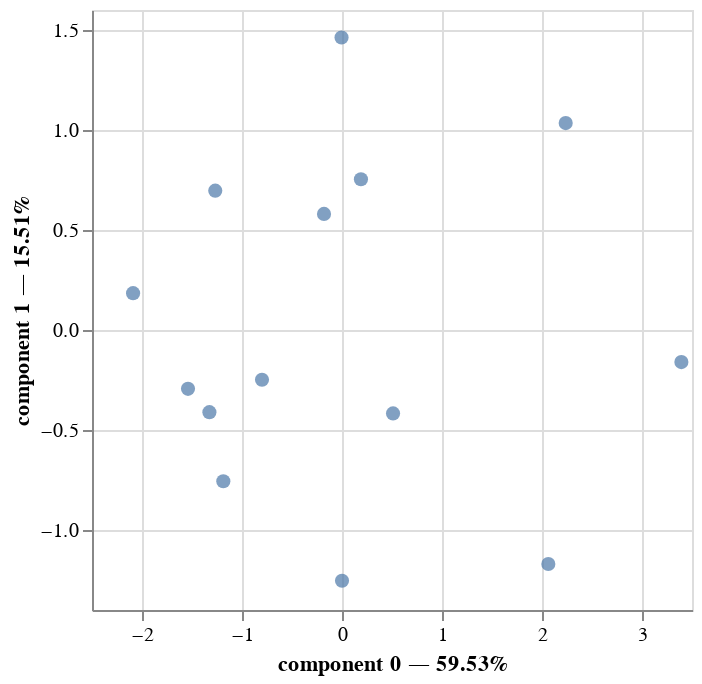

This figure's notebook cell:
### Markdown cell above
## Visualization

### Code cell
mfa.plot(
    dataset,
    x_component=0,
    y_component=1
)

### Figure 1 — Vega-Lite specification as saved in the notebook (floating-point values rounded to 4 significant figures)
{"config": {"view": {"continuousWidth": 300, "continuousHeight": 300}}, "layer": [{"mark": {"type": "point", "filled": true, "size": 50}, "encoding": {"tooltip": [{"field": "Team", "type": "nominal"}, {"field": "group", "type": "nominal"}, {"field": "component 0", "type": "quantitative"}, {"field": "component 1", "type": "quantitative"}], "x": {"axis": {"title": "component 0 — 59.53%"}, "field": "component 0", "scale": {"zero": false}, "type": "quantitative"}, "y": {"axis": {"title": "component 1 — 15.51%"}, "field": "component 1", "scale": {"zero": false}, "type": "quantitative"}}, "name": "view_1"}], "data": {"name": "data-33571c9f541ef3e18827d820ae5b1df9"}, "params": [{"name": "param_1", "select": {"type": "interval", "encodings": ["x", "y"]}, "bind": "scales", "views": ["view_1"]}], "$schema": "https://vega.github.io/schema/vega-lite/v5.20.1.json", "datasets": {"data-33571c9f541ef3e18827d820ae5b1df9": [{"Team": "Arsenal", "component 0": 2.237, "component 1": 1.035, "component 2": 0.6977, "group": "Global"}, {"Team": "Aston Villa", "component 0": -0.18, "component 1": 0.5803, "component 2": 0.464, "group": "Global"}, {"Team": "Brentford", "component 0": -1.267, "component 1": 0.6968, "component 2": -0.4906, "group": "Global"}, {"Team": "Brighton & Hove Albion", "component 0": -0.8001, "component 1": -0.2489, "component 2": -0.9046, "group": "Global"}, {"Team": "Chelsea", "component 0": 0.0001082, "component 1": -1.254, "component 2": -0.3654, "group": "Global"}, {"Team": "Crystal Palace", "component 0": -1.326, "component 1": -0.4109, "component 2": -0.8093, "group": "Global"}, {"Team": "Everton", "component 0": -2.089, "component 1": 0.1843, "component 2": 0.5523, "group": "Global"}, {"Team": "Liverpool", "component 0": 2.063, "component 1": -1.17, "component 2": -0.4195, "group": "Global"}, {"Team": "Manchester City", "component 0": 3.394, "component 1": -0.1606, "component 2": -0.1512, "group": "Global"}, {"Team": "Manchester United", "component 0": 0.1894, "component 1": 0.7536, "component 2": -0.007898, "group": "Global"}, {"Team": "Newcastle United", "component 0": -0.004656, "component 1": 1.462, "component 2": -0.8724, "group": "Global"}, {"Team": "Tottenham Hotspur", "component 0": 0.5106, "component 1": -0.417, "component 2": 0.9921, "group": "Global"}, {"Team": "West Ham United", "component 0": -1.187, "component 1": -0.7564, "component 2": 0.4323, "group": "Global"}, {"Team": "Wolverhampton Wanderers", "component 0": -1.54, "component 1": -0.2942, "component 2": 0.8826, "group": "Global"}]}}
